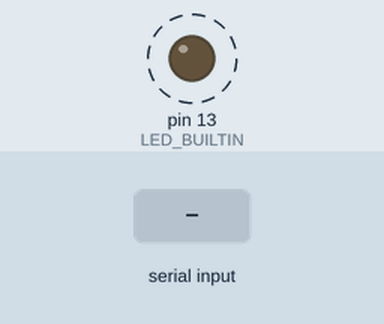
The sketch below on a simulated Arduino Uno, built with avr-gcc and run on an emulated ATmega328P. Shown: output pins drawn as LEDs (lit = HIGH). Dashed ring = blinking. The inputs (shaded band) are chosen by the test bench. The modem accepts every AT command (registered, SIM ready, sends succeed) and sends nothing else; what the sketch prints to the serial monitor is not drawn.

Above: at 4.83 s.
5.4 s: "1" received over the second serial link
Timing chart, 0 to 14.4 s (numbered marks = the images above; inputs shaded):
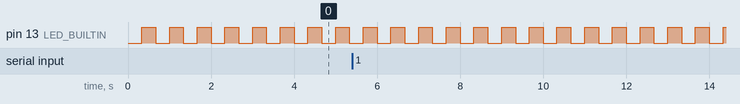

Measured:
- by itself, pin 13 (LED_BUILTIN): alternates HIGH for 0.33 s and LOW for 0.33 s

The sketch:

modulo_lora.ino
```cpp
#include <FreeRTOS.h>
#include <task.h>
#include <SoftwareSerial.h>

#define RX 1
#define TX 0
SoftwareSerial myserial(RX,TX);

void init_lora();
void send_ms(String ms);
void lora_init(void *parameter);
void blink(void *parameter);

void setup() {
  // put your setup code here, to run once:
  Serial.begin(115200);
  myserial.begin(115200);
  xTaskCreate(lora_init, "lora_init", 300, nullptr, 2, nullptr);
  xTaskCreate(blink, "blink", 128, nullptr, 1, nullptr);
}

void loop(){}

void init_lora() {
  delay(2000);
  Serial.println("\nConfigurando parametro antena LoRa\n");
  delay(1000);
  send_ms("AT"); // verificar estado de comandos
  delay(500);
  send_ms("AT+ADDRESS=1"); // colocar direccion lora 0 - 65535
  delay(500);
  send_ms("AT+NETWORKID=5"); // colocando direccion de red
  delay(500);
  send_ms("AT+PARAMETER=9,7,1,12"); // RF parameters
  delay(500);
  send_ms("AT+MODE?"); // operation mode
  delay(500);
  send_ms("AT+CPIN?"); // contraseña
  delay(500);
}
void send_ms(String ms) {
    myserial.println(ms); // mandar mensaje
    Serial.println(ms); // imprimir mensaje
    delay(500);
    while (myserial.available()) {
        Serial.print(char(myserial.read()));  // Si hay respuesta imprimirla en el monitor serial
    }
}
void lora_init(void *parameter){
  (void)parameter; // Evitar advertencias de compilación
  init_lora();
  String data = "Hello World";
  String datalen = String(data.length());
  Serial.println("Sending data: " + datalen + "," + data);
  while(1){
    send_ms("AT+SEND=2," + datalen + "," + data); // Enviar datos
    delay(2000);
  }
  //vTaskDelete(NULL); // Eliminar la tarea
}
void blink(void *parameter){
  (void)parameter; // Evitar advertencias de compilación
  pinMode(LED_BUILTIN, OUTPUT);
  while(1){
    digitalWrite(LED_BUILTIN, LOW);
    delay(333);
    digitalWrite(LED_BUILTIN, HIGH);
    delay(333);
  }
  //vTaskDelete(NULL); // Eliminar la tarea
}
```
